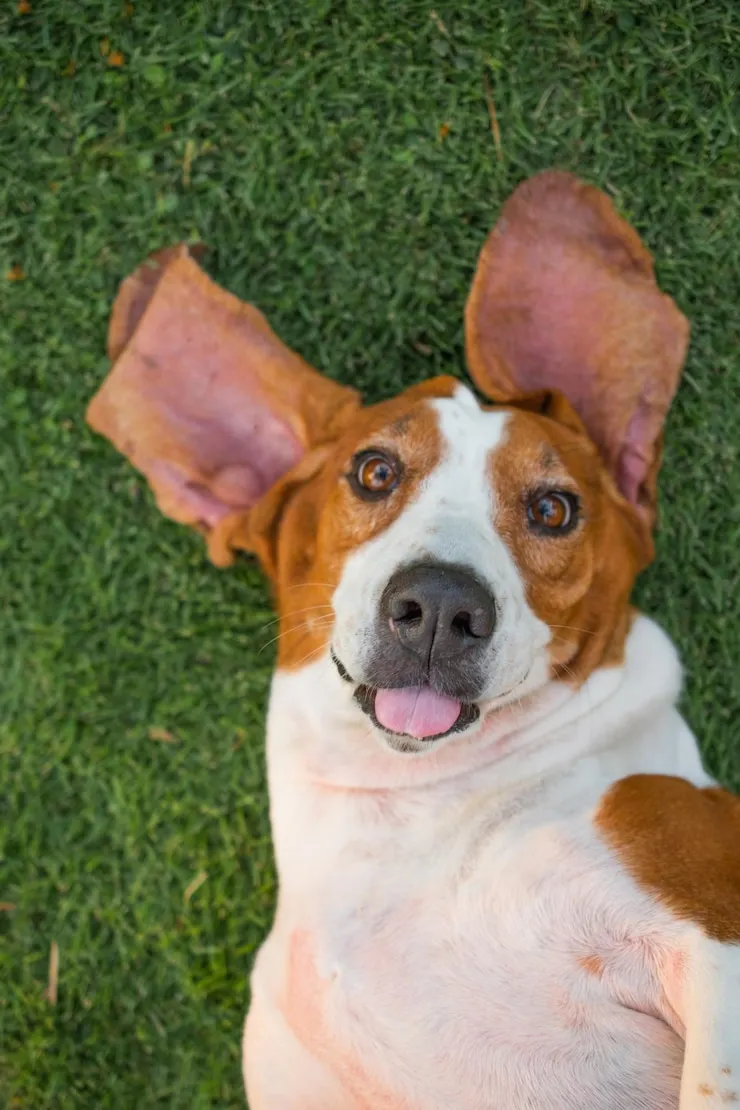
#> input picture Tema_4.2/Sources/Perro.png, 740 x 1110 px, found by its file name
$ python adapativeMeanThresholdingUmb.py
#> lines starting #> are read from the running program, lines starting #| are printed output that depends on the picture; after the words box and inside, x2 and y2 are one past the last pixel; in counts of white or black regions, pixels touching at a corner belong together
import cv2

# Definimos los nombres de los archivos
nombre_archivo = 'Tema_4.2/Sources/Perro.png'
nombre_salida = 'ejemplo_umbralizado.jpg'

# Cargamos la imagen en escala de grises
img = cv2.imread(nombre_archivo, cv2.IMREAD_GRAYSCALE)
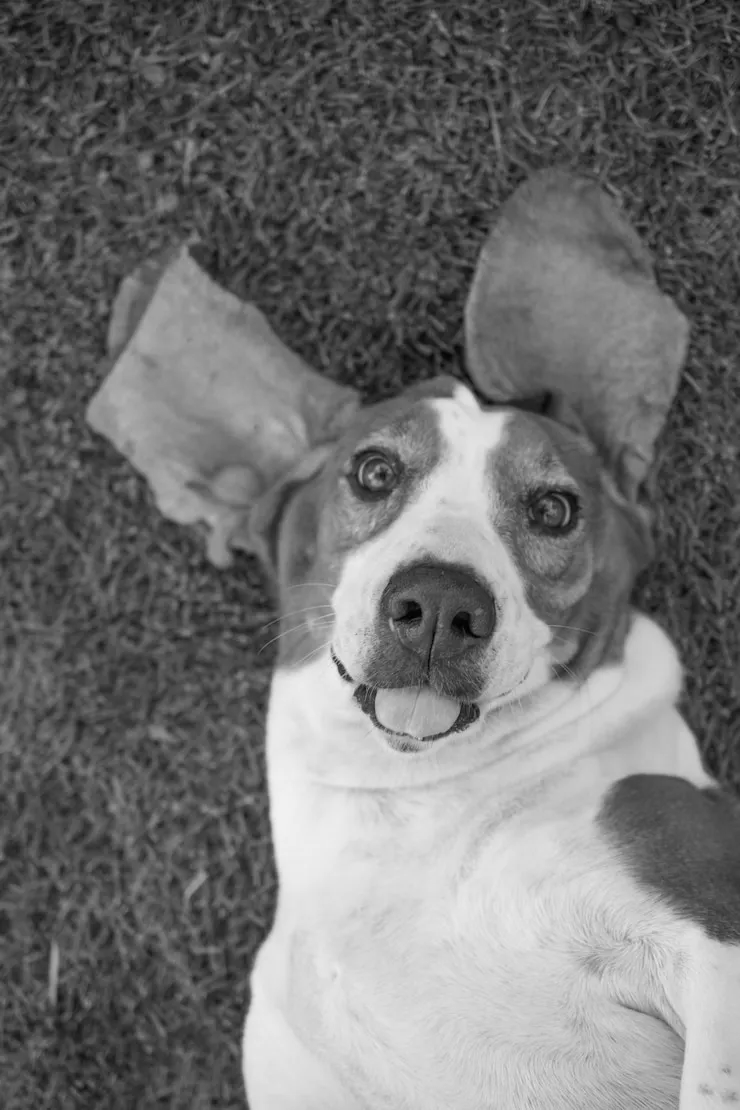
#> img: shape (1110, 740); min 0, max 241, mean 113.9

# Redimensionamos la imagen a la mitad
alto, ancho = img.shape[:2]
#> alto = 1110; ancho = 740
img_reducida = cv2.resize(img, (ancho // 2, alto // 2))

# Aplicamos la umbralización adaptativa con método de la media
img_umbralizada = cv2.adaptiveThreshold(
    img_reducida, 255,
    cv2.ADAPTIVE_THRESH_MEAN_C,
    cv2.THRESH_BINARY,
    11, 2
)
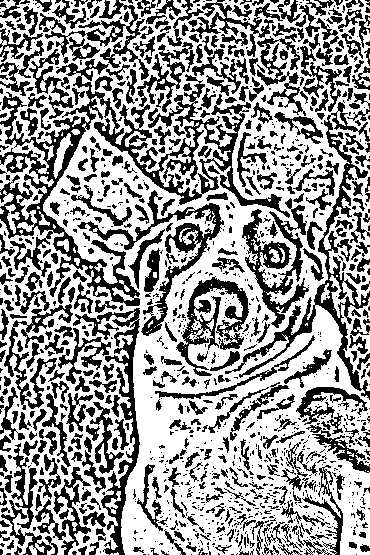
#> img_umbralizada: shape (555, 370); 60.2% white; 1199 black regions (745 under 20 px), largest, box (x1, y1, x2, y2) and area: (0, 59, 290, 306) 12137, (225, 102, 370, 400) 4501, (73, 308, 140, 555) 3030

# Guardamos la imagen umbralizada
cv2.imwrite(nombre_salida, img_umbralizada)

# Mostramos las imágenes
cv2.imshow('Imagen original reducida', img_reducida)
cv2.imshow('Imagen umbralizada (adaptativa)', img_umbralizada)

# Esperamos a que se presione una tecla y cerramos las ventanas
cv2.waitKey(0)
cv2.destroyAllWindows()
